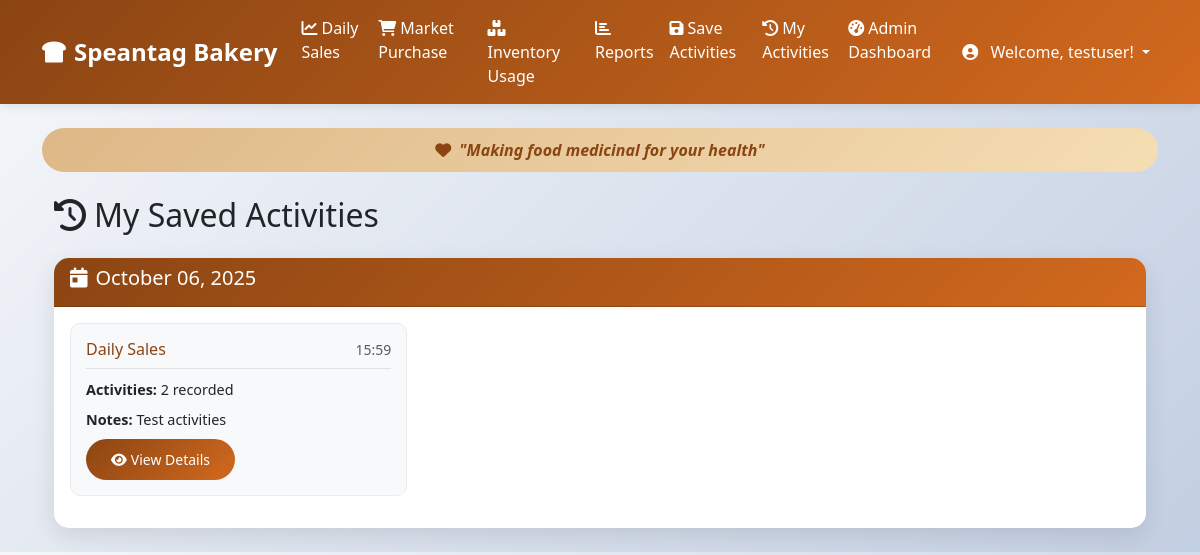
The app's page /my-activities (signed in) with its own data.
### app.py (models this page shows, shortened)
class User(UserMixin, db.Model):
    id = db.Column(db.Integer, primary_key=True)
    name = db.Column(db.String(100), nullable=False)
    email = db.Column(db.String(120), unique=True, nullable=False)
    phone = db.Column(db.String(20), nullable=False)
    profile_image = db.Column(db.String(120), nullable=True)
    password_hash = db.Column(db.String(128), nullable=False)
    is_admin = db.Column(db.Boolean, default=False)
    created_at = db.Column(db.DateTime, default=datetime.utcnow)

class SavedActivity(db.Model):
    id = db.Column(db.Integer, primary_key=True)
    user_id = db.Column(db.Integer, db.ForeignKey('user.id'), nullable=False)
    session_id = db.Column(db.String(255), nullable=True)
    page_name = db.Column(db.String(100), nullable=False)  # daily-sales, market-purchase, etc.
    activities_data = db.Column(db.Text, nullable=False)  # JSON string of activities
    saved_at = db.Column(db.DateTime, default=datetime.utcnow)
    notes = db.Column(db.Text, nullable=True)  # Optional user notes

### app.py (the view)
@app.route('/my-activities')
@login_required
def my_activities():
    saved_activities = SavedActivity.query.filter_by(user_id=current_user.id).order_by(SavedActivity.saved_at.desc()).all()
    activities_by_date = {}
    for activity in saved_activities:
        date_key = activity.saved_at.date()
        if date_key not in activities_by_date:
            activities_by_date[date_key] = []
        activities_by_date[date_key].append(activity)
    return render_template('my_activities.html', activities_by_date=activities_by_date)

### app.py (called while the page is built)
@app.template_filter('from_json')
def from_json_filter(value):
    try:
        return json.loads(value)
    except (json.JSONDecodeError, TypeError):
        return []

@login_manager.user_loader
def load_user(user_id):
    return User.query.get(int(user_id))

### templates/my_activities.html (shortened to what this page needs)
{% extends "base.html" %}
{% block content %}
<div class="container mt-4">
    <div class="row">
        <div class="col-12">
            <h2 class="mb-4"><i class="fas fa-history me-2"></i>My Saved Activities</h2>
        </div>
    </div>
    {% if activities_by_date %}
        {% for date, activities in activities_by_date.items() %}
        <div class="row mb-4">
            <div class="col-12">
                <div class="card">
                    <div class="card-header">
                        <h5><i class="fas fa-calendar-day me-2"></i>{{ date.strftime('%B %d, %Y') }}</h5>
                    </div>
                    <div class="card-body">
                        <div class="row">
                            {% for activity in activities %}
                            <div class="col-md-6 col-lg-4 mb-3">
                                <div class="activity-card">
                                    <div class="activity-header">
                                        <h6>{{ activity.page_name.replace('-', ' ')|title }}</h6>
                                        <small class="text-muted">{{ activity.saved_at.strftime('%H:%M') }}</small>
                                    </div>
                                    <div class="activity-content">
                                        <p class="mb-2">
                                            <strong>Activities:</strong>
                                            {{ (activity.activities_data | from_json | length) }} recorded
                                        </p>
                                        {% if activity.notes %}
                                        <p class="mb-2">
                                            <strong>Notes:</strong> {{ activity.notes }}
                                        </p>
                                        {% endif %}
                                        <a href="{{ url_for('view_saved_activity', activity_id=activity.id) }}"
                                           class="btn btn-sm btn-primary">
                                            <i class="fas fa-eye me-1"></i>View Details
                                        </a>
                                    </div>
                                </div>
                            </div>
                            {% endfor %}
                        </div>
                    </div>
                </div>
            </div>
        </div>
        {% endfor %}
    {% endif %}
</div>
{% endblock %}

### templates/base.html (shortened to what this page needs)
<!DOCTYPE html>
<html lang="en">
<head>
    <link href="https://cdn.jsdelivr.net/npm/bootstrap@5.3.0/dist/css/bootstrap.min.css" rel="stylesheet">
    <link href="https://cdnjs.cloudflare.com/ajax/libs/font-awesome/6.0.0/css/all.min.css" rel="stylesheet">
</head>
<body>
    <nav class="navbar navbar-expand-lg navbar-dark">
        <div class="container">
            <a class="navbar-brand" href="{{ url_for('index') }}">
                <i class="fas fa-bread-slice me-2"></i>Speantag Bakery
            </a>
            <div class="collapse navbar-collapse" id="navbarNav">
                <ul class="navbar-nav me-auto">
                    <li class="nav-item">
                        <a class="nav-link" href="{{ url_for('daily_sales') }}">
                            <i class="fas fa-chart-line me-1"></i>Daily Sales
                        </a>
                    </li>
                    <li class="nav-item">
                        <a class="nav-link" href="{{ url_for('market_purchase') }}">
                            <i class="fas fa-shopping-cart me-1"></i>Market Purchase
                        </a>
                    </li>
                    <li class="nav-item">
                        <a class="nav-link" href="{{ url_for('inventory_usage') }}">
                            <i class="fas fa-boxes me-1"></i>Inventory Usage
                        </a>
                    </li>
                    <li class="nav-item">
                        <a class="nav-link" href="{{ url_for('reports') }}">
                            <i class="fas fa-chart-bar me-1"></i>Reports
                        </a>
                    </li>
                    {% if current_user.is_authenticated %}
                    <li class="nav-item">
                        <a class="nav-link" href="{{ url_for('save_activities') }}">
                            <i class="fas fa-save me-1"></i>Save Activities
                        </a>
                    </li>
                    <li class="nav-item">
                        <a class="nav-link" href="{{ url_for('my_activities') }}">
                            <i class="fas fa-history me-1"></i>My Activities
                        </a>
                    </li>
                    {% endif %}
                    <li class="nav-item">
                        <a class="nav-link" href="{{ url_for('admin_login') }}">
                            <i class="fas fa-tachometer-alt me-1"></i>Admin Dashboard
                        </a>
                    </li>
                </ul>
                <ul class="navbar-nav">
                    {% if current_user.is_authenticated %}
                    <li class="nav-item dropdown">
                        <a class="nav-link dropdown-toggle" href="#" id="userDropdown" role="button" data-bs-toggle="dropdown">
                            {% if current_user.profile_image %}
                                <img src="{{ url_for('static', filename='uploads/' + current_user.profile_image) }}" alt="Profile" class="rounded-circle me-2" style="width: 30px; height: 30px; object-fit: cover;">
                            {% else %}
                                <i class="fas fa-user-circle me-2"></i>
                            {% endif %}
                            Welcome, {{ current_user.name }}!
                        </a>
                    </li>
                    {% endif %}
                </ul>
            </div>
        </div>
    </nav>
    <div class="container mt-4">
        <div class="motto">
            <i class="fas fa-heart me-2"></i>"Making food medicinal for your health"
        </div>
        {% block content %}{% endblock %}
    </div>
</body>
</html>

### templates/base.html (style rules this page uses)
:root { --primary-color: #8B4513; --secondary-color: #DEB887; --accent-color: #D2691E; --success-color: #228B22; --warning-color: #FF8C00; --danger-color: #DC143C; }
body { background: linear-gradient(135deg, #f5f7fa 0%, #c3cfe2 100%); font-family: 'Segoe UI', Tahoma, Geneva, Verdana, sans-serif; }
.navbar { background: linear-gradient(135deg, var(--primary-color) 0%, var(--accent-color) 100%); box-shadow: 0 2px 10px rgba(0,0,0,0.1); }
.navbar-brand { font-weight: bold; font-size: 1.5rem; }
.nav-link { color: white !important; font-weight: 500; transition: all 0.3s ease; }
.card { border: none; border-radius: 15px; box-shadow: 0 8px 25px rgba(0,0,0,0.1); transition: transform 0.3s ease; }
.card-header { background: linear-gradient(135deg, var(--primary-color) 0%, var(--accent-color) 100%); color: white; border-radius: 15px 15px 0 0 !important; font-weight: bold; }
.btn-primary { background: linear-gradient(135deg, var(--primary-color) 0%, var(--accent-color) 100%); border: none; border-radius: 25px; padding: 10px 25px; font-weight: 500; transition: all 0.3s ease; }
.motto { background: linear-gradient(135deg, var(--secondary-color) 0%, #F5DEB3 100%); color: var(--primary-color); padding: 10px 20px; border-radius: 25px; font-style: italic; font-weight: bold; text-align: center; margin: 10px 0; }

### templates/my_activities.html (style rules this page uses)
.activity-card { border: 1px solid #e9ecef; border-radius: 10px; padding: 15px; background: #f8f9fa; transition: box-shadow 0.3s ease; }
.activity-header { display: flex; justify-content: space-between; align-items: center; margin-bottom: 10px; border-bottom: 1px solid #dee2e6; padding-bottom: 8px; }
.activity-header h6 { margin: 0; color: var(--primary-color); }
.activity-content p { margin: 0 0 8px 0; font-size: 0.9rem; }

### records on screen
User: name "testuser"
SavedActivity: page_name.replace "Daily Sales", saved_at "15:59", activities_data "2", notes "Test activities"

### other values on screen
{{ date.strftime('%B %d, %Y') }} "October 06, 2025"
